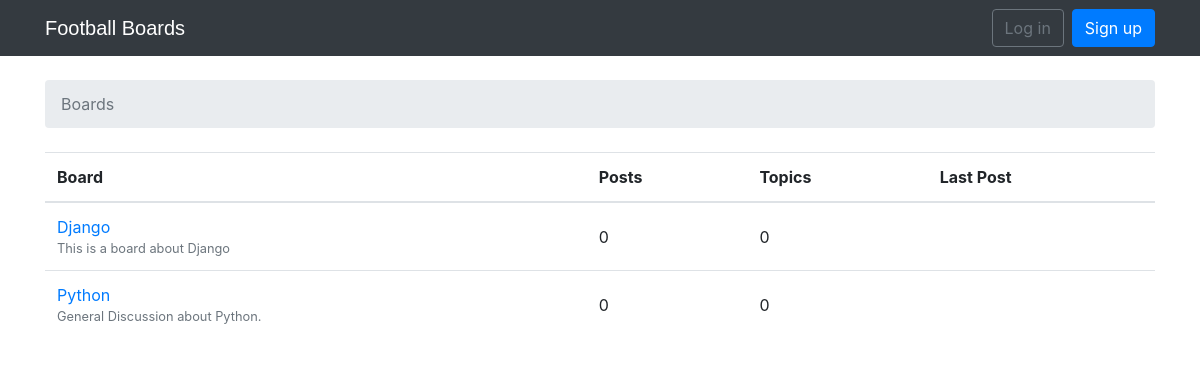
The app's page /, older data.
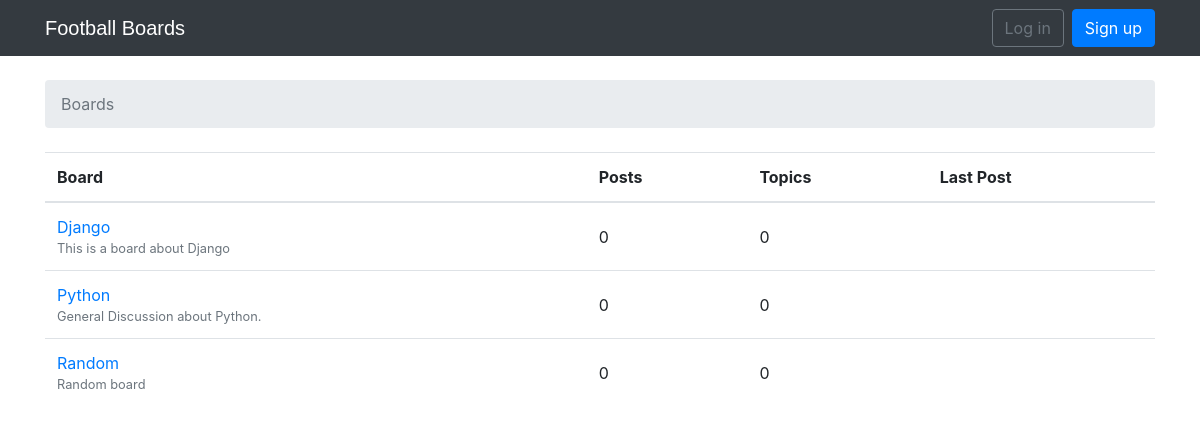
The same page, newer data.
### boards/models.py (models this page shows, shortened)
class Board(models.Model):
    name= models.CharField(max_length=30,unique=True)
    description=models.CharField(max_length=200)

### boards/views.py (the view)
# urls.py: 2. Add a URL to urlpatterns:  path('', views.home, name='home')
def home(request):
    boards= Board.objects.all()
    return render(request, 'home.html', {'boards':boards })

### templates/home.html
{% extends 'base.html' %}
{% block breadcrumb %}
  <li class="breadcrumb-item active">Boards</li>
{% endblock %}
{% block content %}
  <table class="table">
    <thead class="thead-inverse">
      <tr>
        <th>Board</th>
        <th>Posts</th>
        <th>Topics</th>
        <th>Last Post</th>
      </tr>
    </thead>
    <tbody>
      {% for board in boards %}
        <tr>
          <td>
            <a href="{% url 'board_topics' board.pk %}">{{ board.name }}</a>
            <small class="text-muted d-block">{{ board.description }}</small>
          </td>
          <td class="align-middle">0</td>
          <td class="align-middle">0</td>
          <td></td>
        </tr>
      {% endfor %}
    </tbody>
  </table>
{% endblock %}

Row changes from the older to the newer data that the page shows:
added Board: name "Random", description "Random board"
